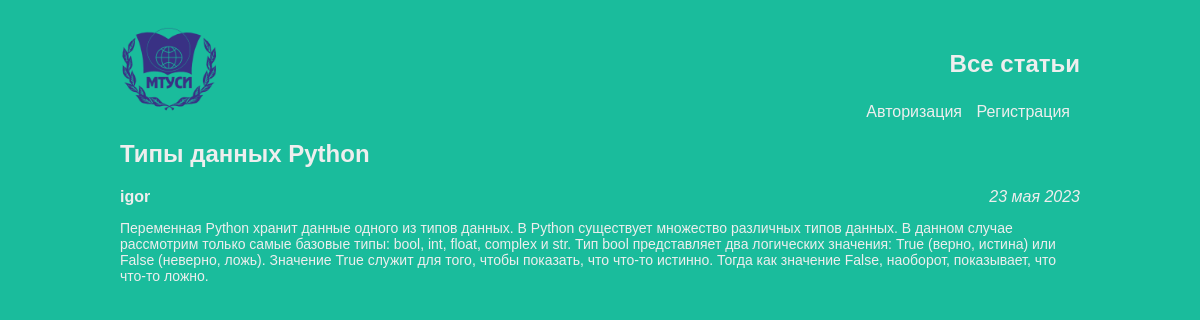
The app's page /article/2 with its own data.
### articles/models.py (models this page shows, shortened)
class Article(models.Model):
	title = models.CharField(max_length=200)
	author = models.ForeignKey(User, on_delete=models.CASCADE)
	text = models.TextField()
	created_date = models.DateField(auto_now_add=True)
	month_list = ['января', 'февраля', 'марта', 'апреля', 'мая', 'июня','июля', 'августа', 'сентября', 'октября', 'ноября', 'декабря']
	def get_text(self):
		return self.text
	def get_date(self):
		d = self.created_date
		return "%d %s %d" % (d.day, self.month_list[d.month-1], d.year)

### articles/views.py (the view)
# urls.py: re_path(r'^article/(?P<article_id>\d+)$', views.get_article, name='get_article'),
def get_article(request, article_id):
	try:
		post = Article.objects.get(id=article_id)
		return render(request, 'article.html', {"post": post})
	except Article.DoesNotExist:
		raise Http404

### articles/templates/article.html (shortened to what this page needs)
<!DOCTYPE html>
<html>
	<head>
		<link rel="stylesheet" href="{{STATIC_URL}}/static/css/article.css">
	</head>
<body class="article_body">
	<div class="header">
		<div class="logo"><img src="/{{ STATIC_URL }}static/img/logo.png" /></div>
		<div class="home"><h2><a href='/'>Все статьи</a></h2></div>
		<div class="menu">
		<ul>
		{% if request.user.is_authenticated %}
		<li class="hello">Приветствуем, {{ request.user.username }}!</li>
		<li><a href="/article/new/">Создать статью</a></li>
		<li><a href="/exit/">Выход из аккаунта</a></li>
		{% else %}
		<li><a href="/auth/">Авторизация</a></li>
		<li><a href="/register/">Регистрация</a></li>
		{% endif %}
		</ul>
		</div>
	</div>
	<div class="archive">
		<div class="one-post">
		<h2 class="post-title">{{ post.title }}</h2>
		<div class="article-info">
			<div class="article-author">{{ post.author.username }}</div>
			<div class="article-created-date">{{ post.get_date }}</div>
		</div>
		<p class="article-text">{{ post.get_text }}</p>
		</div>
	</div>
</body>
</html>

### articles/static/css/article.css (style rules this page uses)
body { background: #1abc9c; font-family: Tahoma, Arial, sans-serif; color: #333; }
p, h4 { font-size: 20px; margin-bottom: 0; }
ul, ol { margin: 0; }
.article_body .header { height: 100px; }
.article_body .header .logo { width: 50%; float: left; }
.article_body .header img { display: block; height: 100px; width: auto; margin-left: 0; margin-right: auto; }
.archive_body, .article_body { width: 960px; margin-left: auto; margin-right: auto; }
p, h1, h2, h3, h4 { color: #eee; }
a { color: #eee; }
.post-title, .article-info, .article-text { color: #eee; }
.article-info .article-author { font-weight: 900; width: 50%; float: left; }
.article-info .article-created-date { font-style: italic; text-align: right; }
.article-info { width: 100%; }
.article-text { font-size: 14px; }
.home { position: relative; text-align: right; top: 30px; }
.article_body .header .menu { position: relative; text-align: right; top: 35px; }
.header ul { list-style: none; margin: 0; padding-left: 0; color: #eee; }
.header li { display: inline; padding-right: 10px; }
.header a { text-decoration: none; }

### records on screen
Article: title "Типы данных Python", author.username "igor", get_date "23 мая 2023", get_text "Переменная Python хранит данные одного из типов данных. В Python существует множество различных типов данных. В данном случае рассмотрим только самые базовые типы: bool, int, float, complex и str. Тип bool представляет два логических значения: True (верно, истина) или False (неверно, ложь). Значение True служит для того, чтобы показать, что что-то истинно. Тогда как значение False, наоборот, показывает, что что-то ложно."
